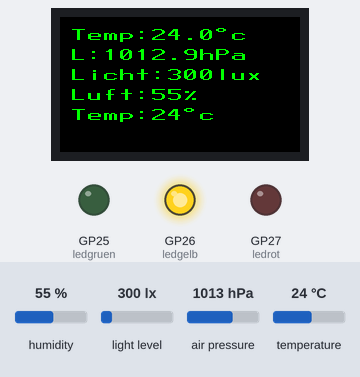
Recording of a program running on a simulated Raspberry Pi Pico running MicroPython. On the bench: 240×135 colour display, output pins drawn as LEDs (lit = HIGH). The inputs (shaded band) are chosen by the test bench; at power-on: temperature 24 °C, humidity 55 %, light level 300 lx, air pressure 1013 hPa. Library files of the repository ran but are not shown: st7789py.py, bmp180.py, bh1750.py, __init__.py, vga2_16x16.py; pins used as bus, display or sensor lines are not drawn.

Above: at 2.3 s.
2.4 s: temperature set to 23.2 °C
At 6.4 s:
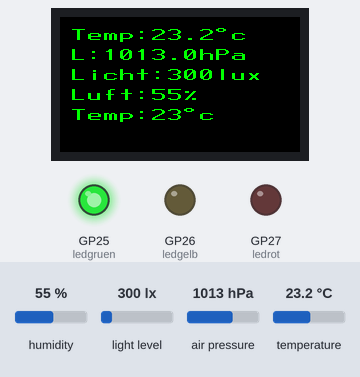
7.0 s: temperature set to 12 °C
At 9.2 s:
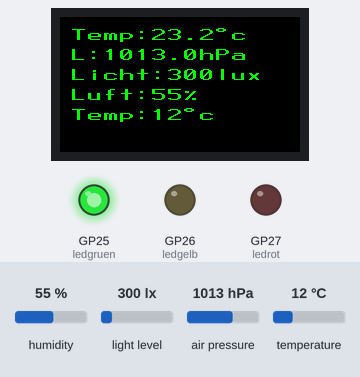
11.1 s: humidity set to 22 %
At 13.4 s:
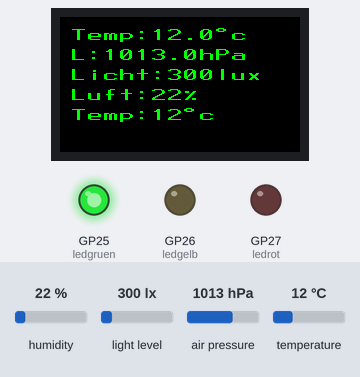
Timing chart, 0 to 14.9 s (numbered marks = the images above; inputs shaded):
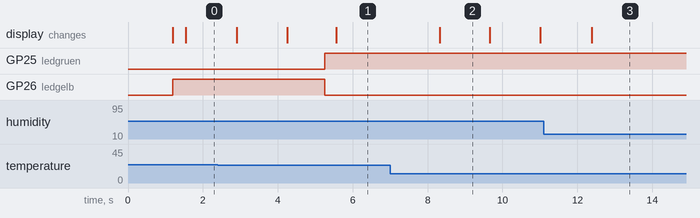

The program:

oled.py
```python
from time import sleep                                  # alle 10 Sekunden die Temperatur messen
from machine import Pin, SoftSPI, SoftI2C               # Pin , SoftSPI (TFT), SoftI2C (BMP180)
import st7789py as st7789                               # TFT Display
from bmp180 import BMP180                               # BMP180 Temperatursensor
from bh1750 import BH1750                               # BH1750 Lichtsensor
from htu2x import HTU21D

#choose fonts

from romfonts import vga2_16x16 as font                 # Schriftart laden


i2c = SoftI2C (scl=Pin(22), sda=Pin(21))                # I2C (BMP180)

bmp = BMP180(i2c)                                       # Objekt bmp instanzieren
bh = BH1750(i2c)                                        # Objekt bh instanzieren
ht = HTU21D(22,21)

ledgruen = Pin(25, Pin.OUT)                             # Objekt ledgruen instanzieren
ledgelb = Pin(26, Pin.OUT)                              # Objekt ledgelb instanzieren
ledrot = Pin(27, Pin.OUT)                               # Objekt ledrot instanzieren

spi = SoftSPI(                                          # Objekt spi instanzieren
    baudrate=20000000,                                  # Kummunikationsgeschwindigkeit
    polarity=1,
    phase=0,
    sck=Pin(18),
    mosi=Pin(19),
    miso=Pin(13))

tft = st7789.ST7789(                                    # Objekt tft instanzieren
    spi,                                                # Schnittstelle
    135,                                                # Pixel x-Achse (hochkant)
    240,                                                # Pixel y-Achse
    reset=Pin(23, Pin.OUT),
    cs=Pin(5, Pin.OUT),
    dc=Pin(16, Pin.OUT),
    backlight=Pin(4, Pin.OUT),
    rotation=1)                                         # Querformat


#----------------------------Initialisierung Ende-------------------------------------------------

tft.fill(st7789.BLACK)                                  # Hintergrundfarbe Grün
line = 0                                                # Textbeginn Zeile
col = 0                                                 # Textbeginn Spalte
while True:

    #led nach Temperatur anzeigen
    if bmp.temperature <= 24:
        ledgruen.value(1)
        ledgelb.value(0)
        ledrot.value(0)
    elif bmp.temperature >25:
        ledrot.value(1)
        ledgelb.value(0)
        ledgruen.value(0)
    else:
        ledgelb.value(1)
        ledrot.value(0)
        ledgruen.value(0)
    # Text ausgabe
    temp = str(round(bmp.temperature,1))             # Objekt ausgabe wird deklariert und wird als String ausgegeben
    druck = str(round(bmp.pressure/100,1))           # Objekt druck initialisieren
    licht = str(round(bh.luminance(BH1750.CONT_HIRES_1)))
    luft = str(round(ht.humidity))
    temperatur = str(round(ht.temperature))
    tft.text(font,'Temp:'+temp+'\xf8c', 10, 10, st7789.GREEN, st7789.BLACK)
    tft.text(font,'L:'+druck+'hPa', 10, 30, st7789.GREEN, st7789.BLACK)
    tft.text(font,'Licht:'+licht+'lux', 10, 50, st7789.GREEN, st7789.BLACK)
    tft.text(font,'Luft:'+luft+'%', 10, 70, st7789.GREEN, st7789.BLACK)
    tft.text(font,'Temp:'+temperatur+'\xf8c', 10, 90, st7789.GREEN, st7789.BLACK)
    sleep(1)
```

htu2x.py
```python
from machine import SoftI2C, Pin
import time

class HTU21D(object):
    ADDRESS = 0x40
    ISSUE_TEMP_ADDRESS = 0xE3
    ISSUE_HU_ADDRESS = 0xE5

    def __init__(self, scl, sda):
        """Initiate the HUT21D
        Args:
            scl (int): Pin id where the sdl pin is connected to
            sda (int): Pin id where the sda pin is connected to
        """
        self.i2c = SoftI2C(scl=Pin(scl), sda=Pin(sda), freq=100000)


    def _crc_check(self, value):
        """CRC check data
        Notes:
            stolen from https://github.com/sparkfun/HTU21D_Breakout

        Args:
            value (bytearray): data to be checked for validity
        Returns:
            True if valid, False otherwise
        """
        remainder = ((value[0] << 8) + value[1]) << 8
        remainder |= value[2]
        divsor = 0x988000

        for i in range(0, 16):
            if remainder & 1 << (23 - i):
                remainder ^= divsor
            divsor >>= 1

        if remainder == 0:
            return True
        else:
            return False

    def _issue_measurement(self, write_address):
        """Issue a measurement.
        Args:
            write_address (int): address to write to
        :return:
        """
        self.i2c.start()
        self.i2c.writeto_mem(int(self.ADDRESS), int(write_address), '')
        self.i2c.stop()
        time.sleep_ms(50)
        data = bytearray(3)
        self.i2c.readfrom_into(self.ADDRESS, data)
        if not self._crc_check(data):
            raise ValueError()
        raw = (data[0] << 8) + data[1]
        raw &= 0xFFFC
        return raw

    @property
    def temperature(self):
        """Calculate temperature"""
        raw = self._issue_measurement(self.ISSUE_TEMP_ADDRESS)
        return -46.85 + (175.72 * raw / 65536)

    @property
    def humidity(self):
        """Calculate humidity"""
        raw =  self._issue_measurement(self.ISSUE_HU_ADDRESS)
        return -6 + (125.0 * raw / 65536)

    def test(self):
        print("estoy dentro")
```

Measured:
- the behaviour switches between 24 and 23.9 °C on temperature (found by bisection; images 0 and 1)
- after the input at 2.4 s, GP25 (ledgruen): LOW → HIGH after 2.9 s; GP26 (ledgelb): HIGH → LOW after 2.9 s; the display: first changes after 0.50 s (image 1 shows a later state)
- after the input at 7.0 s, the display: changes after 1.3 s (image 2)
- after the input at 11.1 s, the display: changes after 1.3 s (image 3)
- what the display in image 2 shows lasts 1.4 s, from 8.3 s to 9.7 s
